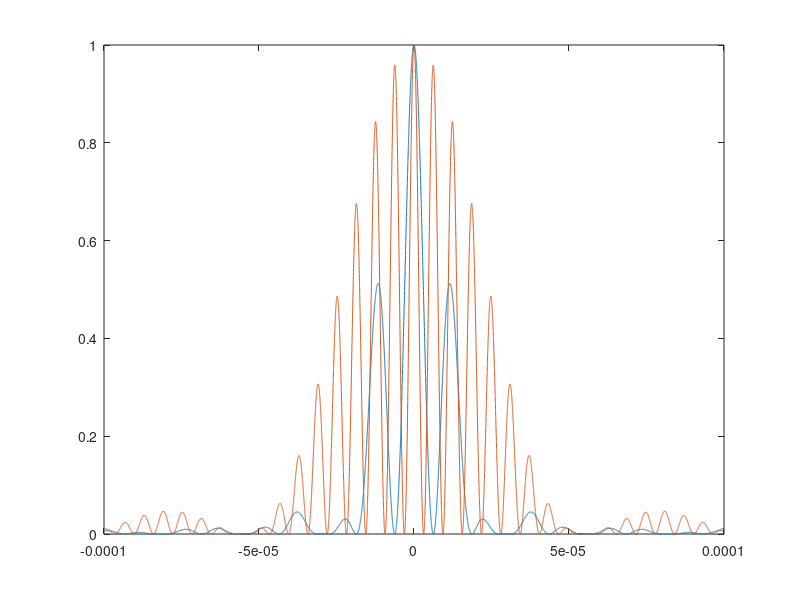
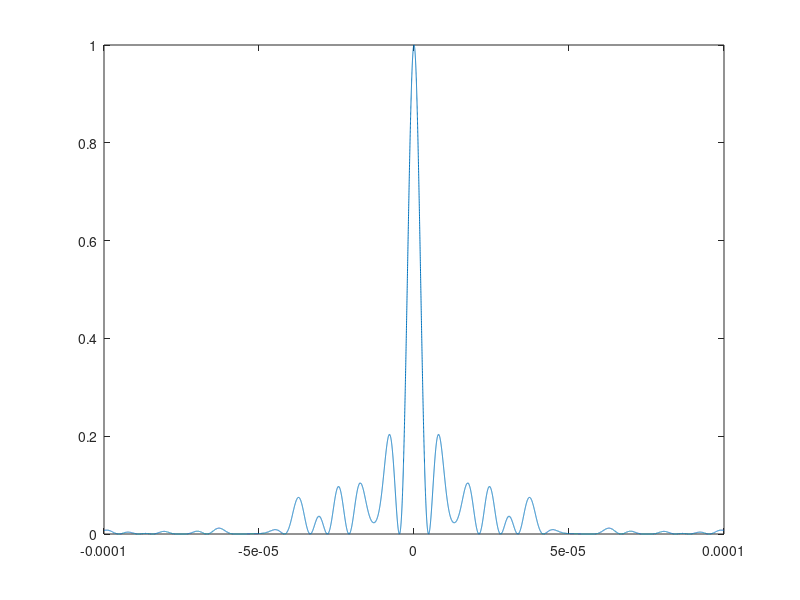

MATLAB code for these plots, in order:
%% One-dimensional sub-diffraction light beam simulationm -- TEST
%% Initialize all & time counting begins
clear ,clc;
tic
%% Set the parameters
lambda=543.5E-9;
k=2*pi/lambda;
b_inner=3E-3;
b_outer=1.5E-3;
focus=152E-3;
angle_inner=1.25/180*pi;
angle_outer=2.5/180*pi;
inner_upper=focus*tan(angle_inner)+0.5*b_inner;
inner_lower=focus*tan(angle_inner)-0.5*b_inner;
outer_upper=focus*tan(angle_outer)+0.5*b_outer;
outer_lower=focus*tan(angle_outer)-0.5*b_outer;
% y_num=-100:0.01:100;
% y=y_num*10^-6;
% sin_theta=y./((y.^2+focus^2).^0.5);
%% Run functions
% u1=pi*b_outer*sin_theta/lambda;
% test1=sin(u1)./u1.*cos(pi*b_inner*3/lambda*sin_theta);
% u2=pi*b_inner*sin_theta/lambda;
% test2=sin(u2)./u2.*cos(pi*b_inner*2/lambda*sin_theta);
% test3=(sin(u1)./u1.*cos(pi*b_inner*3/lambda*sin_theta)+sqrt(0.5)*sin(u2)./u2.*cos(pi*b_inner*2/lambda*sin_theta)).^2;
for y_num=-100:0.01:100
    num=round((y_num+100)/0.01+1);
    y(1,num)=y_num*10^-6;
    sin_theta=y(1,num)/((y(1,num)^2+focus^2)^0.5);
    fun=@(yy)exp(-1i*k*yy*sin_theta);
    u1(1,num)=integral(fun,inner_lower,inner_upper);
    u2(1,num)=integral(fun,-inner_upper,-inner_lower);
    u_mix1(1,num)=u1(1,num)+u2(1,num);
    intensity1(1,num)=u_mix1(1,num)^2;
    % **********************************
    u3(1,num)=integral(fun,outer_lower,outer_upper);
    u4(1,num)=integral(fun,-outer_upper,-outer_lower);
    u_mix2(1,num)=u3(1,num)+u4(1,num);
    intensity2(1,num)=u_mix2(1,num)^2;
    % **********************************
    u_mix(1,num)=u_mix1(1,num)+u_mix2(1,num);
    intensity(1,num)=u_mix(1,num)^2;
end
%% Pre-drawing Processing
intensity1=intensity1/max(intensity1);
intensity2=intensity2/max(intensity2);
intensity=intensity/max(intensity);
%% Draw figures
figure(1);
plot(y,intensity1,y,intensity2);
figure(2);
plot(y,intensity);
%% time counting ends
toc